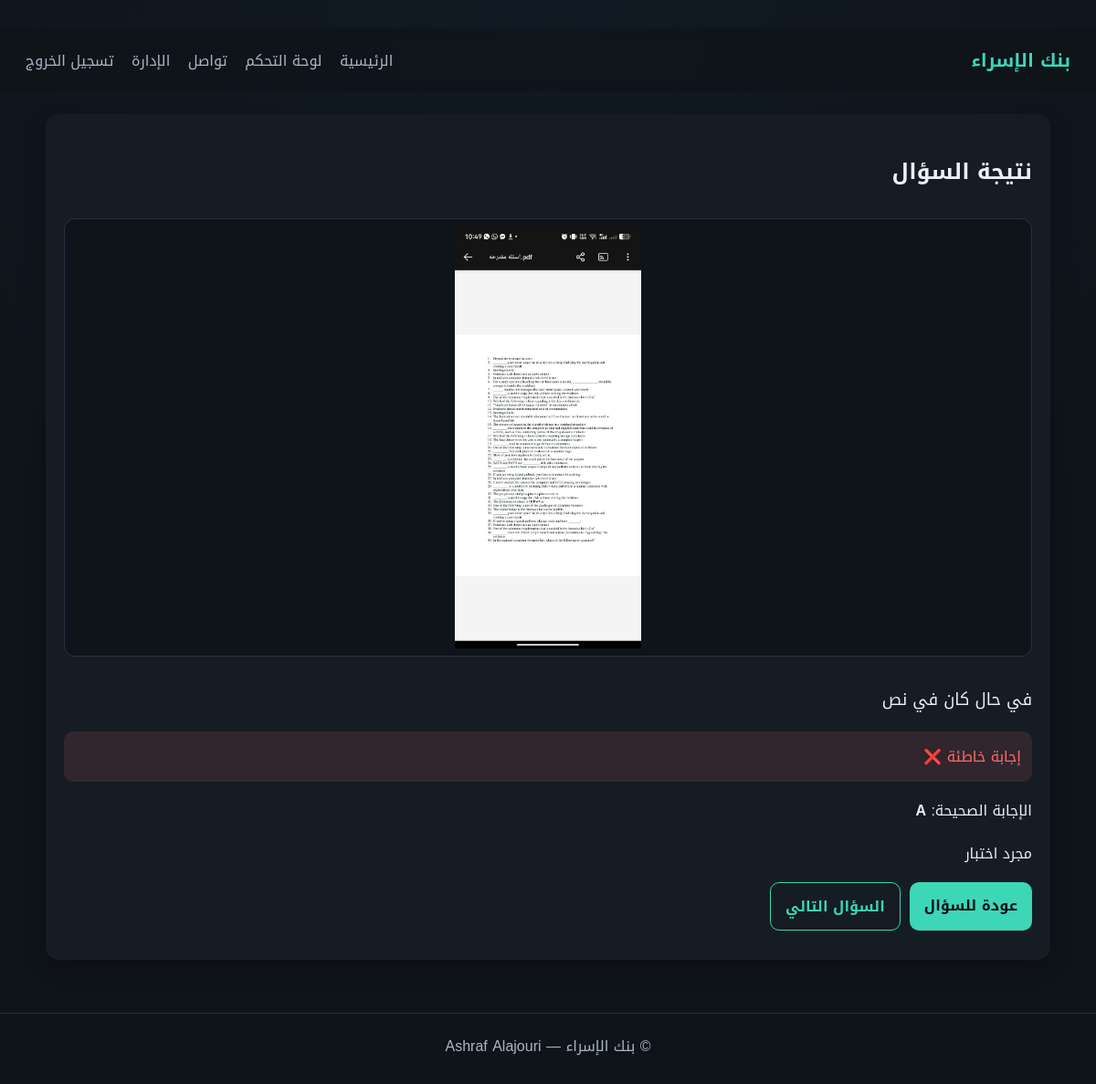
/questions/1/result (signed in), run on the app's committed database.
### tables this page shows
CREATE TABLE questions (
            id INTEGER PRIMARY KEY AUTOINCREMENT,
            subject_id INTEGER NOT NULL,
            exam_type TEXT NOT NULL CHECK (exam_type IN ('mid','final')),
            question_text TEXT NOT NULL,
            choice_a TEXT NOT NULL,
            choice_b TEXT NOT NULL,
            choice_c TEXT NOT NULL,
            choice_d TEXT NOT NULL,
            correct_choice TEXT NOT NULL CHECK (correct_choice IN ('A','B','C','D')),
            explanation TEXT,
            created_at TEXT NOT NULL,
            updated_at TEXT NOT NULL, image_path TEXT, source TEXT,
            FOREIGN KEY(subject_id) REFERENCES subjects(id) ON DELETE CASCADE
        );

### app.py (the view)
@app.get("/questions/{question_id}/result", response_class=HTMLResponse)
def question_result(request: Request, question_id: int):
    user = require_user(request)
    if isinstance(user, RedirectResponse):
        return user
    conn = get_db()
    q = conn.execute(
        "SELECT q.*, s.name AS subject_name FROM questions q JOIN subjects s ON s.id = q.subject_id WHERE q.id = ?",
        (question_id,),
    ).fetchone()
    if not q:
        conn.close()
        return RedirectResponse(url="/", status_code=303)
    prev_q = conn.execute(
        "SELECT id FROM questions WHERE subject_id = ? AND exam_type = ? AND id < ? ORDER BY id DESC LIMIT 1",
        (q["subject_id"], q["exam_type"], q["id"]),
    ).fetchone()
    next_q = conn.execute(
        "SELECT id FROM questions WHERE subject_id = ? AND exam_type = ? AND id > ? ORDER BY id ASC LIMIT 1",
        (q["subject_id"], q["exam_type"], q["id"]),
    ).fetchone()
    attempt = conn.execute(
        "SELECT * FROM attempts WHERE user_id = ? AND question_id = ? ORDER BY id DESC LIMIT 1",
        (user["id"], question_id),
    ).fetchone()
    conn.close()
    return templates.TemplateResponse(
        "question_result.html",
        {"request": request, "user": user, "q": q, "attempt": attempt, "prev_id": prev_q["id"] if prev_q else None, "next_id": next_q["id"] if next_q else None, "flash": request.session.pop("flash", None)},
    )

### templates/question_result.html (shortened to what this page needs)
﻿{% set title = "نتيجة السؤال" %}
{% extends "base.html" %}
{% block content %}
<section class="card">
  <h2>نتيجة السؤال</h2>
  {% if q.image_path %}
    <img class="question-image" src="/static/{{ q.image_path }}" alt="صورة السؤال" />
  {% endif %}
  {% if q.question_text %}
    <p class="question-text">{{ q.question_text }}</p>
  {% endif %}
  {% if attempt %}
    {% if attempt.is_correct == 1 %}
      <div class="alert success">إجابة صحيحة ✅</div>
    {% else %}
      <div class="alert error">إجابة خاطئة ❌</div>
    {% endif %}
    <p>الإجابة الصحيحة: <strong>{{ q.correct_choice }}</strong></p>
    {% if attempt.is_correct == 0 and q.explanation %}
      <p class="explain">{{ q.explanation }}</p>
    {% endif %}
  {% else %}
    <p>لا توجد محاولة حتى الآن.</p>
  {% endif %}
  <div class="nav-links">
    <a class="btn" href="/questions/{{ q.id }}">عودة للسؤال</a>
    {% if next_id %}
      <a class="btn ghost" href="/questions/{{ next_id }}">السؤال التالي</a>
    {% endif %}
  </div>
</section>
{% endblock %}

### static/style.css (style rules this page uses)
* { box-sizing: border-box; }
body { margin: 0; font-family: "Tajawal", "Cairo", "Noto Kufi Arabic", sans-serif; background: radial-gradient(circle at top, #111a24, #0f141a 60%); color: var(--text); min-height: 100vh; display: flex; flex-direction: column; }
a { color: var(--text); text-decoration: none; }
.card { background: var(--panel); border-radius: 14px; padding: 20px; margin-bottom: 18px; box-shadow: 0 8px 24px rgba(0,0,0,0.25); }
.btn { background: var(--accent); color: #0b1015; padding: 10px 16px; border: none; border-radius: 10px; cursor: pointer; font-weight: 600; }
.btn.ghost { background: transparent; border: 1px solid var(--accent); color: var(--accent); }
.question-text { font-size: 18px; }
.question-image { width: 100%; max-height: 480px; object-fit: contain; border-radius: 12px; background: #0f141a; padding: 8px; margin: 8px 0 12px; border: 1px solid #273341; cursor: zoom-in; }
.nav-links { display: flex; gap: 10px; flex-wrap: wrap; margin: 12px 0; }
.alert { padding: 12px; border-radius: 10px; background: #1b2530; margin-bottom: 12px; }
.alert.error { background: rgba(255, 107, 107, 0.12); color: var(--danger); }

### data on the page
questions: image_path (picture), question_text "في حال كان في نص", correct_choice "A", explanation "مجرد اختبار"
